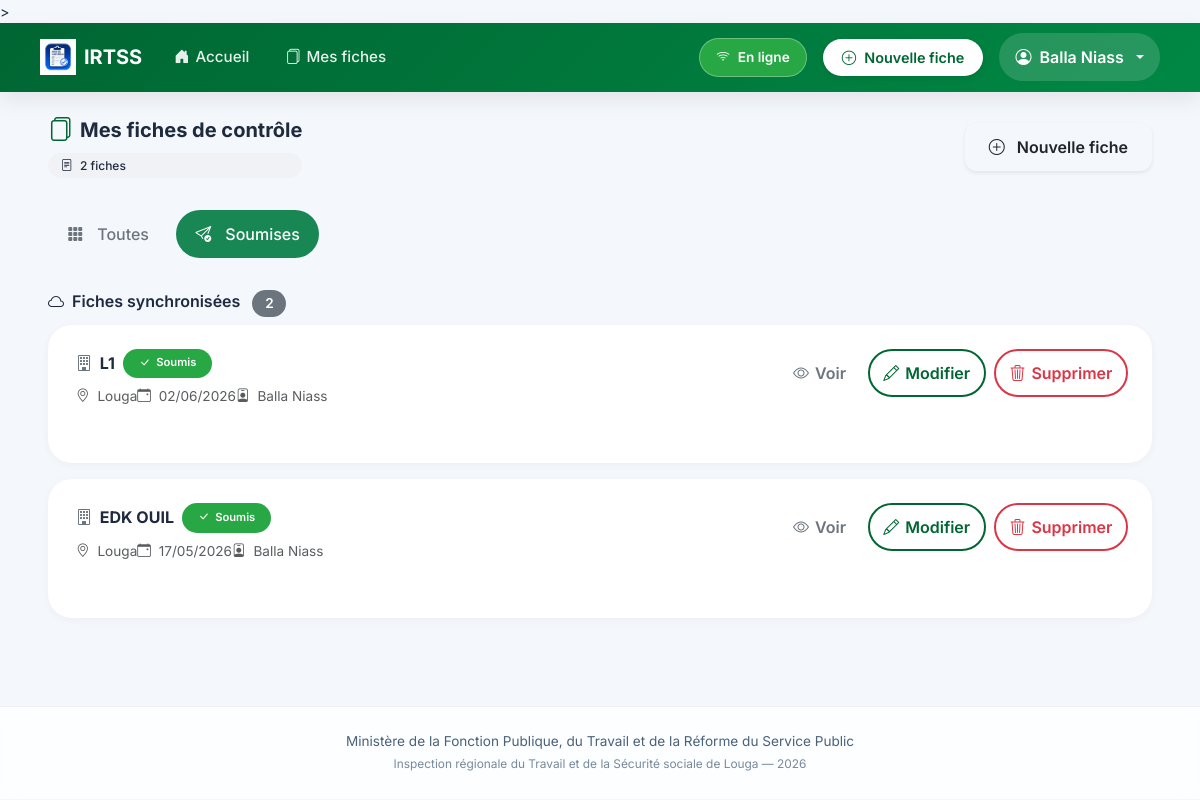
/fiches/?statut=soumis (signed in), run on the app's committed database.
### inspection/models.py (models this page shows, shortened)
class FicheControle(models.Model):
    STATUT_CHOICES = [
        ('brouillon', 'Brouillon'),
        ('soumis', 'Soumis'),
    ]
    inspecteur = models.ForeignKey(User, on_delete=models.CASCADE, related_name='fiches')
    entreprise = models.CharField(max_length=255, verbose_name="Entreprise ou Établissement")
    date_controle = models.DateField(verbose_name="Date du contrôle")
    lieu = models.CharField(max_length=100, default="Louga", verbose_name="Lieu")
    statut = models.CharField(max_length=20, choices=STATUT_CHOICES, default='soumis')
    local_id = models.CharField(max_length=100, blank=True, null=True)
    adresse = models.TextField(blank=True)
    telephone = models.CharField(max_length=50, blank=True)
    email_entreprise = models.EmailField(blank=True)
    date_ouverture = models.DateField(null=True, blank=True)
    forme_juridique = models.CharField(max_length=100, blank=True)
    activite_principale = models.CharField(max_length=200, blank=True)
    chef_nom = models.CharField(max_length=200, blank=True, verbose_name="Chef d'établissement - Prénom et Nom")
    chef_cellulaire = models.CharField(max_length=50, blank=True)
    chef_email = models.EmailField(blank=True)
    representant_nom = models.CharField(max_length=200, blank=True, verbose_name="Représentant travailleurs - Prénom et Nom")
    representant_qualite = models.CharField(max_length=100, blank=True)
    representant_cellulaire = models.CharField(max_length=50, blank=True)
    representant_email = models.EmailField(blank=True)
    doe = models.CharField(max_length=3, blank=True, verbose_name="Déclaration d'Ouverture d'Établissement (DOE)")
    registre_paie = models.CharField(max_length=3, blank=True)
    cadres_hommes = models.PositiveIntegerField(null=True, blank=True, default=0)
    cadres_femmes = models.PositiveIntegerField(null=True, blank=True, default=0)
    ouvriers_hommes = models.PositiveIntegerField(null=True, blank=True, default=0)
    ouvriers_femmes = models.PositiveIntegerField(null=True, blank=True, default=0)
    cdi = models.PositiveIntegerField(null=True, blank=True, default=0, verbose_name="CDI")
    cdd = models.PositiveIntegerField(null=True, blank=True, default=0, verbose_name="CDD")
    cs = models.PositiveIntegerField(null=True, blank=True, default=0, verbose_name="CS")
    c_app = models.PositiveIntegerField(null=True, blank=True, default=0, verbose_name="C APP")
    autres_contrats = models.PositiveIntegerField(null=True, blank=True, default=0, verbose_name="Autres")
    remuneration_au_temps_1 = models.BooleanField(default=False)
    remuneration_au_temps_2 = models.BooleanField(default=False)
    remuneration_a_la_piece_1 = models.BooleanField(default=False)
    remuneration_a_la_piece_2 = models.BooleanField(default=False)
    remuneration_les_deux_1 = models.BooleanField(default=False)
    remuneration_les_deux_2 = models.BooleanField(default=False)
    salaires_conformes_1 = models.CharField(max_length=3, blank=True)
    salaires_conformes_2 = models.CharField(max_length=3, blank=True)
    bulletins_paie_1 = models.CharField(max_length=3, blank=True)
    bulletins_paie_2 = models.CharField(max_length=3, blank=True)
    heures_sup_1 = models.CharField(max_length=3, blank=True)
    heures_sup_2 = models.CharField(max_length=3, blank=True)
    prime_anciennete_1 = models.CharField(max_length=3, blank=True)
    prime_anciennete_2 = models.CharField(max_length=3, blank=True)
    jours_feries_1 = models.CharField(max_length=3, blank=True)
    jours_feries_2 = models.CharField(max_length=3, blank=True)
    indemnites_transport_1 = models.CharField(max_length=3, blank=True)
    indemnites_transport_2 = models.CharField(max_length=3, blank=True)
    horaires_affiches_1 = models.CharField(max_length=3, blank=True)
    horaires_affiches_2 = models.CharField(max_length=3, blank=True)
    amenagement_8h_5j_1 = models.CharField(max_length=3, blank=True)
    amenagement_8h_5j_2 = models.CharField(max_length=3, blank=True)
    amenagement_6h40_6j_1 = models.CharField(max_length=3, blank=True)
    amenagement_6h40_6j_2 = models.CharField(max_length=3, blank=True)
    pause_quotidienne_1 = models.CharField(max_length=3, blank=True)
    pause_quotidienne_2 = models.CharField(max_length=3, blank=True)
    repos_hebdomadaire_1 = models.CharField(max_length=3, blank=True)
    repos_hebdomadaire_2 = models.CharField(max_length=3, blank=True)
    declaration_css_1 = models.CharField(max_length=3, blank=True)
    declaration_css_2 = models.CharField(max_length=3, blank=True)
    adhesion_css_1 = models.CharField(max_length=3, blank=True)
    adhesion_css_2 = models.CharField(max_length=3, blank=True)
    adhesion_ipres_1 = models.CharField(max_length=3, blank=True)
    adhesion_ipres_2 = models.CharField(max_length=3, blank=True)
    adhesion_ipm_1 = models.CharField(max_length=3, blank=True)
    adhesion_ipm_2 = models.CharField(max_length=3, blank=True)
    cotisations_css_1 = models.CharField(max_length=3, blank=True)
    cotisations_css_2 = models.CharField(max_length=3, blank=True)
    cotisations_ipres_1 = models.CharField(max_length=3, blank=True)
    cotisations_ipres_2 = models.CharField(max_length=3, blank=True)
    cotisations_ipm_1 = models.CharField(max_length=3, blank=True)
    cotisations_ipm_2 = models.CharField(max_length=3, blank=True)
    delegues_personnel_1 = models.CharField(max_length=3, blank=True)
    delegues_personnel_2 = models.CharField(max_length=3, blank=True)
    reglement_interieur_1 = models.CharField(max_length=3, blank=True)
    reglement_interieur_2 = models.CharField(max_length=3, blank=True)
    comite_hst_1 = models.CharField(max_length=3, blank=True)
    comite_hst_2 = models.CharField(max_length=3, blank=True)
    visite_medicale_1 = models.CharField(max_length=3, blank=True)
    visite_medicale_2 = models.CharField(max_length=3, blank=True)
    extincteurs_1 = models.CharField(max_length=3, blank=True)
    extincteurs_2 = models.CharField(max_length=3, blank=True)
    epi_disponible_1 = models.CharField(max_length=3, blank=True)
    epi_disponible_2 = models.CharField(max_length=3, blank=True)
    epi_effectif_1 = models.CharField(max_length=3, blank=True)
    epi_effectif_2 = models.CharField(max_length=3, blank=True)
    toilettes_1 = models.CharField(max_length=3, blank=True)
    toilettes_2 = models.CharField(max_length=3, blank=True)
    conges_1 = models.CharField(max_length=3, blank=True)
    conges_2 = models.CharField(max_length=3, blank=True)
    dasmo_bs_1 = models.CharField(max_length=3, blank=True)
    dasmo_bs_2 = models.CharField(max_length=3, blank=True)
    observations_divers = models.TextField(blank=True)
    observations_generales = models.TextField(blank=True)
    suite_observations_orales = models.BooleanField(default=False)
    suite_observations_ecrites = models.BooleanField(default=False)
    suite_mise_en_demeure = models.BooleanField(default=False)
    suite_pv_infraction = models.BooleanField(default=False)
    suite_refere = models.BooleanField(default=False)
    delai_reception = models.BooleanField(default=False)
    delai_un_mois = models.BooleanField(default=False)
    delai_autres = models.BooleanField(default=False)
    delai_autres_precision = models.CharField(max_length=200, blank=True)
    signature_equipe = models.CharField(max_length=200, blank=True)
    signature_gerant = models.CharField(max_length=200, blank=True)
    created_at = models.DateTimeField(auto_now_add=True)
    updated_at = models.DateTimeField(auto_now=True)
    class Meta:
        ordering = ['-created_at']
        verbose_name = "Fiche de contrôle"
        verbose_name_plural = "Fiches de contrôle"

### inspection/views.py (the view)
# urls.py: path('fiches/', views.liste_fiches, name='liste_fiches'),
@login_required
def liste_fiches(request):
    user = request.user
    fiches = FicheControle.objects.all().select_related('inspecteur') if user.is_staff \
             else FicheControle.objects.filter(inspecteur=user)
    search = request.GET.get('search', '').strip()
    if search:
        fiches = fiches.filter(entreprise__icontains=search)
    statut = request.GET.get('statut', '')
    if statut:
        fiches = fiches.filter(statut=statut)
    return render(request, 'inspection/liste_fiches.html', {
        'fiches': fiches,
        'statut_filtre': statut,
        'search_query': search
    })

### templates/inspection/liste_fiches.html (shortened to what this page needs)
{% extends 'inspection/base.html' %}
{% load static %}
{% block content %}
<div class="container-fluid px-3 px-lg-4">
  <div class="d-flex flex-wrap align-items-center justify-content-between mb-4 gap-2">
    <div>
      <h5 class="fw-bold mb-0 d-flex align-items-center gap-2">
        <i class="bi bi-files text-senegal fs-4"></i>
        Mes fiches de contrôle
      </h5>
      <div class="compteur-filtre mt-2">
        <i class="bi bi-file-text me-1"></i>
        <span id="total-fiches-count">{{ fiches|length }}</span> fiche{{ fiches|length|pluralize }}
      </div>
    </div>
    <a href="{% url 'nouvelle_fiche' %}" class="btn btn-senegal-soft shadow-sm">
      <i class="bi bi-plus-circle me-1"></i> Nouvelle fiche
    </a>
  </div>
  <div class="mb-4 d-flex flex-wrap gap-2">
    <a href="{% url 'liste_fiches' %}"
       class="btn filter-btn {% if not statut_filtre %}btn-senegal text-white{% else %}btn-outline-secondary{% endif %}">
      <i class="bi bi-grid-3x3-gap-fill"></i> Toutes
    </a>
    <a href="?statut=soumis"
       class="btn filter-btn {% if statut_filtre == 'soumis' %}btn-success text-white{% else %}btn-outline-success{% endif %}">
      <i class="bi bi-send-check"></i> Soumises
    </a>
  </div>
  <div id="server-fiches-section">
    <h6 class="fw-semibold mb-2">
      <i class="bi bi-cloud me-1"></i>
      Fiches synchronisées
      <span class="badge bg-secondary ms-2" id="server-count">{{ fiches|length }}</span>
    </h6>
    <div id="server-fiches-list">
      {% if fiches %}
        {% for fiche in fiches %}
        <div class="fiche-card p-3" data-fiche-id="{{ fiche.pk }}" data-statut="{{ fiche.statut }}">
          <div class="d-flex flex-wrap justify-content-between align-items-start gap-3">
            <div class="flex-grow-1">
              <div class="d-flex flex-wrap align-items-center gap-2 mb-2">
                <h6 class="fw-bold mb-0">
                  <i class="bi bi-building me-1 text-secondary"></i>
                  {{ fiche.entreprise }}
                </h6>
                <span class="fiche-badge {% if fiche.statut == 'soumis' %}bg-success text-white{% else %}bg-success text-white{% endif %}">
                  <i class="bi bi-check-lg"></i> Soumis
                </span>
              </div>
              <div class="small text-muted d-flex flex-wrap gap-x-3 gap-y-1">
                <span><i class="bi bi-geo-alt me-1"></i> {{ fiche.lieu|default:"Lieu non renseigné" }}</span>
                <span><i class="bi bi-calendar-event me-1"></i> {{ fiche.date_controle|date:"d/m/Y" }}</span>
                {% if user.is_staff %}
                <span><i class="bi bi-person-badge me-1"></i> {{ fiche.inspecteur.first_name }} {{ fiche.inspecteur.last_name }}</span>
                {% endif %}
              </div>
            </div>
            <div class="d-flex gap-2">
              <a href="{% url 'detail_fiche' fiche.pk %}" class="btn btn-outline-secondary btn-icon" title="Voir">
                <i class="bi bi-eye"></i> <span class="d-none d-sm-inline">Voir</span>
              </a>
              <a href="{% url 'modifier_fiche' fiche.pk %}" class="btn btn-outline-primary btn-icon" title="Modifier">
                <i class="bi bi-pencil"></i> <span class="d-none d-sm-inline">Modifier</span>
              </a>
              <button class="btn btn-outline-danger btn-icon btn-delete-server" data-fiche-pk="{{ fiche.pk }}" onclick="window.deleteServerFiche({{ fiche.pk }}); return false;" title="Supprimer">
                <i class="bi bi-trash3"></i> <span class="d-none d-sm-inline">Supprimer</span>
              </button>
            </div>
          </div>
        </div>
        {% endfor %}
      {% else %}
        <div class="text-center py-4 text-muted bg-white rounded-4 p-4">
          <i class="bi bi-inbox display-1 opacity-25 d-block mb-3"></i>
          <p class="mb-0">Aucune fiche synchronisée</p>
        </div>
      {% endif %}
    </div>
  </div>
</div>
{% endblock %}

### templates/inspection/base.html (shortened to what this page needs)
{% load static %}
<!DOCTYPE html>
<html lang="fr">
<head>
  <link rel="stylesheet" href="{% static 'css/bootstrap.min.css' %}">
  <link rel="stylesheet" href="{% static 'icons/bootstrap-icons.css' %}">
  <link rel="stylesheet" href="{% static 'css/style.css' %}">
  <link rel="stylesheet" href="{% static 'css/fiche-mobile.css' %}">>
</head>
<body>
{% if user.is_authenticated %}
<nav class="navbar navbar-expand-lg navbar-modern sticky-top">
  <div class="container-fluid px-3 px-lg-4">
    <a
      class="navbar-brand d-flex align-items-center gap-2"
      href="{% url 'tableau_de_bord' %}"
    >
      <img
        src="{% static 'icons/logo.png' %}"
        alt="IRTSS"
        height="36"
      >
      <span class="fw-bold text-white">
        IRTSS
      </span>
    </a>
    <div class="collapse navbar-collapse" id="mainNavbar">
      <ul class="navbar-nav me-auto mb-2 mb-lg-0 align-items-center gap-1">
        <li class="nav-item">
          <a
            class="nav-link-custom {% if request.resolver_match.url_name == 'tableau_de_bord' %}active{% endif %}"
            href="{% url 'tableau_de_bord' %}"
          >
            <i class="bi bi-house-door-fill"></i>
            <span>Accueil</span>
          </a>
        </li>
        <li class="nav-item">
          <a
            class="nav-link-custom"
            href="{% url 'liste_fiches' %}"
          >
            <i class="bi bi-files"></i>
            <span>Mes fiches</span>
          </a>
        </li>
      </ul>
      <div class="d-flex align-items-center gap-3 ms-auto">
        <div id="statut-connexion" class="badge-statut">
        </div>
        <a
          href="{% url 'nouvelle_fiche' %}"
          class="btn-nouvelle-fiche"
        >
          <i class="bi bi-plus-circle"></i>
          <span>Nouvelle fiche</span>
        </a>
        <div class="dropdown dropdown-user">
          <button
            class="btn dropdown-toggle d-flex align-items-center gap-2"
            data-bs-toggle="dropdown"
          >
            <i class="bi bi-person-circle"></i>
            <span class="d-none d-md-inline">
              {% if user.first_name %}
                {{ user.first_name }} {{ user.last_name }}
              {% else %}
                {{ user.username }}
              {% endif %}
            </span>
          </button>
        </div>
      </div>
    </div>
  </div>
</nav>
{% endif %}
<main class="py-4">
  <div class="container-fluid px-3 px-lg-4">
    {% block content %}{% endblock %}
  </div>
</main>
<footer class="footer text-center py-4 mt-5">
  <div class="container">
    Ministère de la Fonction Publique, du Travail et de la Réforme du Service Public
    <br>
    <span class="small opacity-75">
      Inspection régionale du Travail et de la Sécurité sociale de Louga —
      <span id="current-year"></span>
    </span>
  </div>
</footer>
<div
  id="toast-container"
  class="toast-container position-fixed bottom-0 end-0 p-3"
></div>
</body>
</html>

### data on the page
FicheControle: entreprise "L1", lieu "Louga", date_controle "02/06/2026", inspecteur.first_name "Balla", inspecteur.last_name "Niass"
FicheControle: entreprise "EDK OUIL", lieu "Louga", date_controle "17/05/2026", inspecteur.first_name "Balla", inspecteur.last_name "Niass"

### other printed values
{{ user.first_name }} "Balla"
{{ user.last_name }} "Niass"
{{ fiches|length }} "2"
